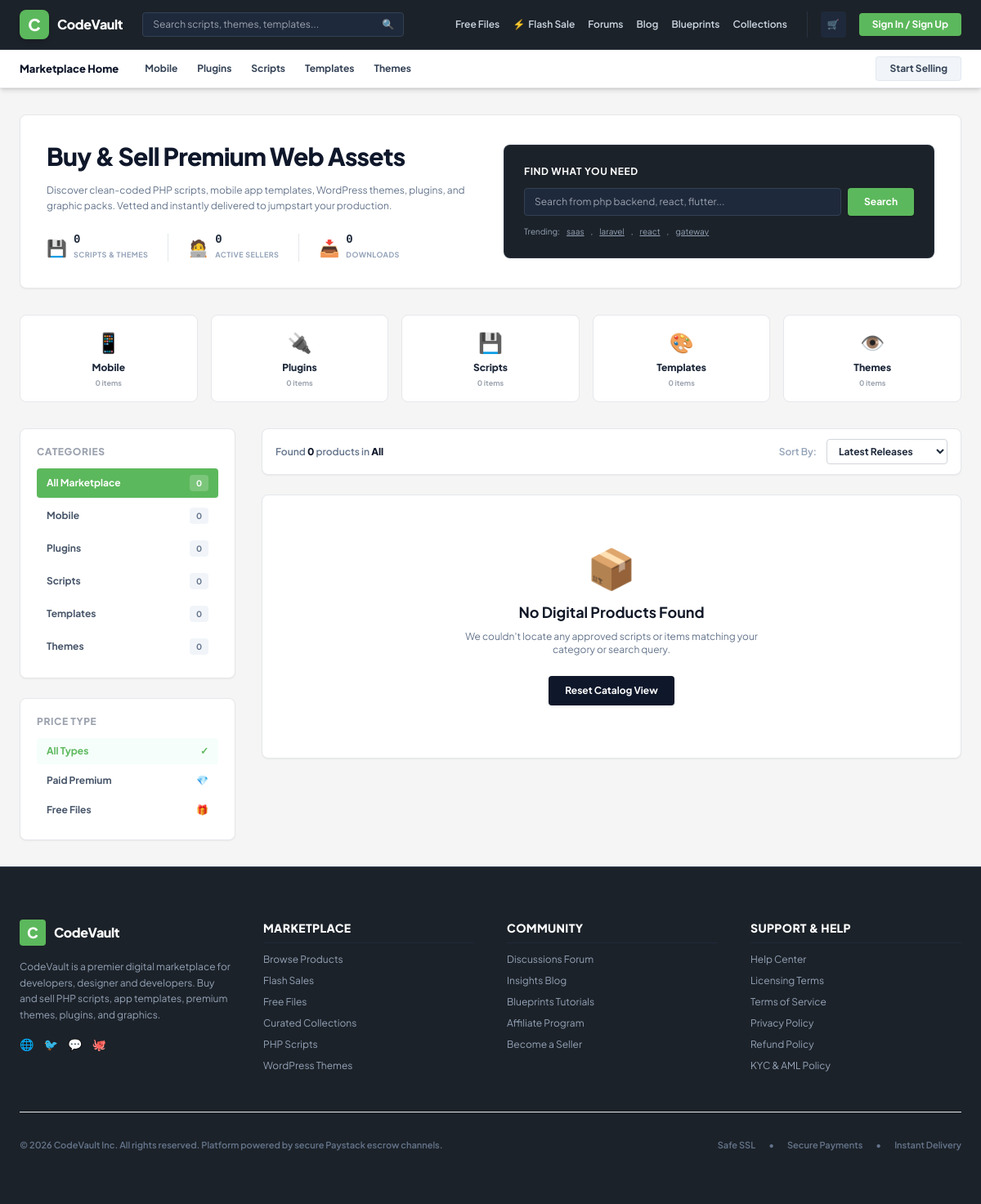
The page / on the database its author committed.
### tables this page shows
CREATE TABLE IF NOT EXISTS categories (
  id INT AUTO_INCREMENT PRIMARY KEY,
  name VARCHAR(100) UNIQUE NOT NULL,
  icon VARCHAR(255) DEFAULT NULL,
  created_at TIMESTAMP DEFAULT CURRENT_TIMESTAMP
);

### index.php (the view, shortened to what the rows shown need)
<?php
require_once __DIR__ . '/includes/db.php';
$page = isset($_GET['page']) ? trim($_GET['page']) : 'marketplace';
    ?>
    <?php
$header_categories_stmt = $db->query("SELECT * FROM categories ORDER BY name ASC");
$header_categories = $header_categories_stmt->fetchAll();
?>
<!DOCTYPE html>
<html lang="en">
<head>
    <script src="https://cdn.tailwindcss.com"></script>
</head>
<body class="bg-[#f5f5f5] text-slate-800 min-h-screen flex flex-col justify-between">
    <header class="w-full sticky top-0 z-40 shadow-md">
        <div class="bg-[#1c2229] py-3 px-6 text-white border-b border-slate-700/50">
            <div class="max-w-7xl mx-auto flex flex-col md:flex-row justify-between items-center gap-4">
                <div class="flex items-center gap-6 w-full md:w-auto">
                    <a href="index.php?page=marketplace" class="flex items-center gap-2.5 shrink-0">
                        <div>
                            <h1 class="font-extrabold text-base tracking-tight leading-tight">CodeVault</h1>
                        </div>
                    </a>
                </div>
            </div>
        </div>
        <div class="bg-white border-b border-gray-200 shadow-sm py-2 px-6">
            <div class="max-w-7xl mx-auto flex items-center justify-between">
                <div class="flex items-center gap-6 text-slate-700 text-xs font-bold bg-transparent">
                    <a href="index.php?page=marketplace" class="text-slate-900 hover-accent transition-colors flex items-center gap-1 font-extrabold text-[13px] mr-2">
                        Marketplace Home
                    </a>
                    <?php foreach ($header_categories as $cat): ?>
                        <a href="index.php?page=marketplace&category=<?php echo urlencode($cat['name']); ?>" class="hover-accent transition-colors py-1.5 flex items-center gap-1.5">
                            <?php echo htmlspecialchars($cat['name']); ?>
                        </a>
                    <?php endforeach; ?>
                </div>
            </div>
        </div>
    </header>
    <main class="max-w-7xl w-full mx-auto px-6 py-8 flex-1 flex flex-col justify-start">
        <?php
        $view_map = [
            'marketplace' => 'marketplace.php',
            'product' => 'product.php',
            'dashboard' => 'dashboard.php',
            'blog' => 'blog.php',
            'forums' => 'forums.php',
            'tutorials' => 'tutorials.php',
            'affiliate' => 'affiliate.php',
            'seller_profile' => 'seller_profile.php',
            'flash_sale' => 'flash_sale.php',
            'free_files' => 'free_files.php',
            'collections' => 'collections.php',
            'policies' => 'policies.php',
            'help_center' => 'help_center.php',
        ];
        $load_view = isset($view_map[$page]) ? $view_map[$page] : 'marketplace.php';
        $view_path = __DIR__ . '/pages/' . $load_view;
        if (file_exists($view_path)) {
            require_once $view_path;
        } else {
            echo "<div class='text-center py-16 font-semibold border rounded-lg bg-white text-slate-400'>Error loading template grid file: " . htmlspecialchars($load_view) . "</div>";
        }
        ?>
    </main>
</body>
</html>

### pages/marketplace.php (shortened to what the rows shown need)
<?php
$search = isset($_GET['search']) ? trim($_GET['search']) : '';
$category = isset($_GET['category']) ? trim($_GET['category']) : 'all';
$sort = isset($_GET['sort']) ? trim($_GET['sort']) : 'latest';
$price_filter = isset($_GET['price']) ? trim($_GET['price']) : 'all';
$cat_stmt = $db->query("SELECT * FROM categories ORDER BY name ASC");
$categories = $cat_stmt->fetchAll();
?>
<div class="bg-white border border-gray-200 rounded-lg p-8 mb-8 shadow-sm">
    <div class="grid grid-cols-1 md:grid-cols-2 gap-8 items-center">
        <div>
            <h2 class="text-3xl font-black text-slate-900 tracking-tight leading-tight">Buy & Sell Premium Web Assets</h2>
        </div>
    </div>
</div>
<?php if ($category === 'all' && empty($search)): ?>
    <div class="grid grid-cols-2 sm:grid-cols-3 md:grid-cols-5 gap-4 mb-8">
        <?php
        $cat_icons = [
            'Scripts' => ['icon' => '💾', 'bg' => 'bg-emerald-55 border-emerald-100', 'text' => 'text-emerald-700'],
            'Templates' => ['icon' => '🎨', 'bg' => 'bg-blue-50 border-blue-100', 'text' => 'text-blue-700'],
            'Plugins' => ['icon' => '🔌', 'bg' => 'bg-orange-50 border-orange-100', 'text' => 'text-orange-700'],
            'Mobile' => ['icon' => '📱', 'bg' => 'bg-indigo-50 border-indigo-100', 'text' => 'text-indigo-700'],
            'Themes' => ['icon' => '👁️', 'bg' => 'bg-purple-50 border-purple-100', 'text' => 'text-purple-700']
        ];
        foreach ($categories as $cat):
            $theme = isset($cat_icons[$cat['name']]) ? $cat_icons[$cat['name']] : ['icon' => '📦', 'bg' => 'bg-slate-50 border-slate-100', 'text' => 'text-slate-700'];
        ?>
            <a href="index.php?page=marketplace&category=<?php echo urlencode($cat['name']); ?>" class="flex flex-col items-center justify-center p-4 bg-white border border-gray-200 rounded-lg hover:border-[#5cb85c] hover:shadow-md transition-all text-center">
                <span class="text-2xl mb-2"><?php echo $theme['icon']; ?></span>
                <span class="text-xs font-extrabold text-slate-800"><?php echo htmlspecialchars($cat['name']); ?></span>
                <?php
                $cnt = $db->prepare("SELECT COUNT(*) FROM products WHERE category = ? AND status = 'approved'");
                $cnt->execute([$cat['name']]);
                $c_val = $cnt->fetchColumn();
                ?>
                <span class="text-[9px] text-gray-400 mt-1 font-bold"><?php echo $c_val; ?> items</span>
            </a>
        <?php endforeach; ?>
    </div>
<?php endif; ?>
<div class="grid grid-cols-1 lg:grid-cols-4 gap-8">
    <div class="lg:col-span-1 space-y-6">
        <div class="bg-white border border-gray-200 rounded-lg p-5 shadow-sm">
            <div class="flex flex-col gap-1 text-xs">
                <?php foreach ($categories as $cat): ?>
                    <?php
                    $cnt = $db->prepare("SELECT COUNT(*) FROM products WHERE category = ? AND status = 'approved'");
                    $cnt->execute([$cat['name']]);
                    $c_val = $cnt->fetchColumn();
                    ?>
                    <a
                        href="index.php?page=marketplace&category=<?php echo urlencode($cat['name']); ?>&search=<?php echo urlencode($search); ?>&sort=<?php echo $sort; ?>&price=<?php echo $price_filter; ?>"
                        class="px-3 py-2 rounded font-bold flex justify-between items-center <?php echo $category === $cat['name'] ? 'bg-[#5cb85c] text-white shadow-sm' : 'text-slate-600 hover:bg-slate-50'; ?>"
                    >
                        <span><?php echo htmlspecialchars($cat['name']); ?></span>
                        <span class="text-[10px] px-2 py-0.5 rounded <?php echo $category === $cat['name'] ? 'bg-white/20 text-white' : 'bg-slate-100 text-slate-500'; ?>"><?php echo $c_val; ?></span>
                    </a>
                <?php endforeach; ?>
            </div>
        </div>
    </div>
</div>

### rows shown on the page
categories: name "Mobile", name "📱", c_val "0"
categories: name "Plugins", name "🔌", c_val "0"
categories: name "Scripts", name "💾", c_val "0"
categories: name "Templates", name "🎨", c_val "0"
categories: name "Themes", name "👁️", c_val "0"

### other values the page prints
$stat_products "0"
$stat_sellers "0"
$stat_downloads "0"
$total_products "0"
$category "All"
